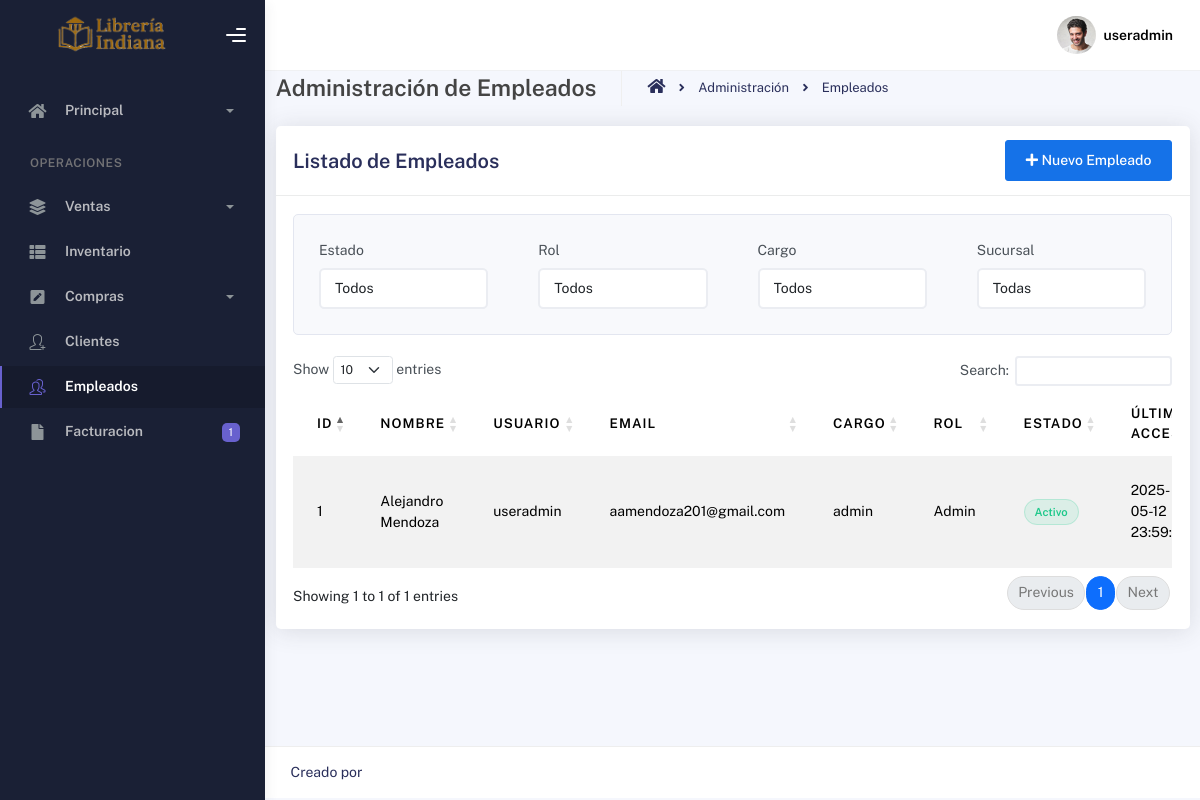
Page /admin/employees (signed in) on the committed database.
### tables this page shows
CREATE TABLE usuarios (
        id INTEGER PRIMARY KEY AUTOINCREMENT,
        user TEXT NOT NULL,
        email TEXT NOT NULL UNIQUE,
        contrasena TEXT NOT NULL
    , role TEXT NOT NULL DEFAULT 'empleado', reset_token TEXT, reset_token_expiry DATETIME, is_active BOOLEAN NOT NULL DEFAULT 1, last_login DATETIME, failed_login_attempts INTEGER DEFAULT 0, account_locked BOOLEAN DEFAULT 0, locked_until DATETIME, IDEmpleado INTEGER);

CREATE TABLE Empleado (
    IDEmpleado INTEGER PRIMARY KEY AUTOINCREMENT,
    NombreCompleto TEXT,
    IDCargo INTEGER,
    FOREIGN KEY (IDCargo) REFERENCES Cargo(IDCargo)
);

CREATE TABLE Cargo (
    IDCargo INTEGER PRIMARY KEY AUTOINCREMENT,
    Nombre TEXT NOT NULL,
    PagoMensual DECIMAL
);

### app/blueprints/admin/routes.py (the view)
@admin_bp.route('/employees')
@role_required(['admin', 'gerente'])
def employees():
    try:
        conn = get_db_connection()
        conn.row_factory = sqlite3.Row
        cursor = conn.cursor()
        cursor.execute("""
            SELECT e.IDEmpleado, e.NombreCompleto, c.Nombre as cargo_nombre, e.IDCargo,
                   u.id as user_id, u.user, u.email, u.role, u.is_active, u.account_locked,
                   u.last_login, s.Nombre as sucursal_nombre, s.IDSucursal
            FROM Empleado e
            LEFT JOIN usuarios u ON e.IDEmpleado = u.IDEmpleado
            LEFT JOIN Cargo c ON e.IDCargo = c.IDCargo
            LEFT JOIN Sucursal s ON 1=1  -- Aquí deberías tener una relación entre empleado y sucursal
            ORDER BY e.NombreCompleto
        """)
        employees = cursor.fetchall()
        cursor.execute("SELECT IDCargo, Nombre FROM Cargo ORDER BY Nombre")
        cargos = cursor.fetchall()
        cursor.execute("SELECT IDSucursal, Nombre FROM Sucursal ORDER BY Nombre")
        sucursales = cursor.fetchall()
        return render_template('admin/employees.html',
                               employees=employees,
                               cargos=cargos,
                               sucursales=sucursales,
                               current_year=datetime.now().year)
    except Exception as e:
        flash(f"Error al cargar la página: {str(e)}", "danger")
        return redirect(url_for('dashboard.index'))
    finally:
        if conn:
            conn.close()

### app/utils/__init__.py (called while the page is built)
def role_required(roles):
    def decorator(f):
        @wraps(f)
        def decorated_function(*args, **kwargs):
            if session.get("user_id") is None:
                flash("Debes iniciar sesión para acceder a esta página.", "danger")
                return redirect(url_for('auth.login'))
            user_role = session.get("role")
            if user_role not in roles and 'admin' not in roles:
                abort(403)  # Forbidden
            return f(*args, **kwargs)
        return decorated_function
    return decorator

### app/utils/db.py (called while the page is built)
def get_db_connection():
    conn = sqlite3.connect(current_app.config['DATABASE_PATH'])
    conn.row_factory = sqlite3.Row
    return conn

### app/blueprints/admin/templates/admin/employees.html (shortened to what this page needs)
{% extends "layout.html" %}
{% block style %}
<link rel="stylesheet" href="https://cdn.datatables.net/1.11.5/css/dataTables.bootstrap5.min.css">
<link rel="stylesheet" href="https://cdn.datatables.net/responsive/2.2.9/css/responsive.bootstrap5.min.css">
{% endblock %}
{% block main %}
<div class="container-fluid">
    <div class="page-header">
        <h4 class="page-title">Administración de Empleados</h4>
        <ul class="breadcrumbs">
            <li class="nav-home">
                <a href="{{ url_for('dashboard.index') }}">
                    <i class="fas fa-home"></i>
                </a>
            </li>
            <li class="separator">
                <i class="fas fa-angle-right"></i>
            </li>
            <li class="nav-item">
                <a href="#">Administración</a>
            </li>
            <li class="separator">
                <i class="fas fa-angle-right"></i>
            </li>
            <li class="nav-item">
                <a href="#">Empleados</a>
            </li>
        </ul>
    </div>
    <div class="row">
        <div class="col-md-12">
            <div class="card">
                <div class="card-header">
                    <div class="d-flex justify-content-between align-items-center">
                        <h4 class="card-title">Listado de Empleados</h4>
                        <button class="btn btn-primary " data-bs-toggle="modal" data-bs-target="#addEmployeeModal">
                            <i class="fas fa-plus"></i> Nuevo Empleado
                        </button>
                    </div>
                </div>
                <div class="card-body">
                    <div class="filter-section mb-4">
                        <div class="row">
                            <div class="col-md-3">
                                <div class="form-group">
                                    <label for="filterStatus">Estado</label>
                                    <select class="form-control" id="filterStatus">
                                        <option value="">Todos</option>
                                    </select>
                                </div>
                            </div>
                            <div class="col-md-3">
                                <div class="form-group">
                                    <label for="filterRole">Rol</label>
                                    <select class="form-control" id="filterRole">
                                        <option value="">Todos</option>
                                    </select>
                                </div>
                            </div>
                            <div class="col-md-3">
                                <div class="form-group">
                                    <label for="filterCargo">Cargo</label>
                                    <select class="form-control" id="filterCargo">
                                        <option value="">Todos</option>
                                    </select>
                                </div>
                            </div>
                            <div class="col-md-3">
                                <div class="form-group">
                                    <label for="filterSucursal">Sucursal</label>
                                    <select class="form-control" id="filterSucursal">
                                        <option value="">Todas</option>
                                    </select>
                                </div>
                            </div>
                        </div>
                    </div>
                    <div class="table-responsive">
                        <table id="employeesTable" class="table table-striped table-hover">
                            <thead>
                                <tr>
                                    <th>ID</th>
                                    <th>Nombre</th>
                                    <th>Usuario</th>
                                    <th>Email</th>
                                    <th>Cargo</th>
                                    <th>Rol</th>
                                    <th>Estado</th>
                                    <th>Último Acceso</th>
                                </tr>
                            </thead>
                            <tbody>
                                {% for employee in employees %}
                                <tr>
                                    <td>{{ employee.IDEmpleado }}</td>
                                    <td>{{ employee.NombreCompleto }}</td>
                                    <td>{{ employee.user }}</td>
                                    <td>{{ employee.email }}</td>
                                    <td>{{ employee.cargo_nombre }}</td>
                                    <td>{{ employee.role|capitalize }}</td>
                                    <td>
                                        {% if employee.account_locked %}
                                            <span class="status-badge status-locked">Bloqueado</span>
                                        {% elif employee.is_active %}
                                            <span class="status-badge status-active">Activo</span>
                                        {% else %}
                                            <span class="status-badge status-inactive">Inactivo</span>
                                        {% endif %}
                                    </td>
                                    <td>{{ employee.last_login|default('Nunca', true) }}</td>
                                </tr>
                                {% endfor %}
                            </tbody>
                        </table>
                    </div>
                </div>
            </div>
        </div>
    </div>
</div>
{% endblock %}

### app/templates/layout.html (shortened to what this page needs)
<!DOCTYPE html>
<html lang="en">
  <head>
    <link href="https://cdn.jsdelivr.net/npm/@mdi/font@6.5.95/css/materialdesignicons.min.css" rel="stylesheet">
    <link rel="stylesheet" href="{{ url_for('static', filename='css/bootstrap.min.css') }}" />
    <link rel="stylesheet" href="{{ url_for('static', filename='css/plugins.min.css') }}" />
    <link rel="stylesheet" href="{{ url_for('static', filename='css/kaiadmin.min.css') }}" />
    <link rel="stylesheet" href="{{ url_for('static', filename='css/demo.css') }}" />
    {% block style %} {% endblock %}
  </head>
  <body>
    <div class="wrapper">
      {% set current_path = request.path %}
      <div class="sidebar" data-background-color="dark">
        <div class="sidebar-logo">
          <div class="logo-header" data-background-color="dark">
            <a href="{{ url_for('dashboard.index') }}" class="logo">
              <img
                src="{{ url_for('static', filename='img/logo_libreria.png') }}"
                alt="navbar brand"
                class="navbar-brand"
                height="20"
              />
            </a>
            <div class="nav-toggle">
              <button class="btn btn-toggle toggle-sidebar">
                <i class="gg-menu-right"></i>
              </button>
            </div>
          </div>
        </div>
        <div class="sidebar-wrapper scrollbar scrollbar-inner">
          <div class="sidebar-content">
            <ul class="nav nav-secondary">
              <li class="nav-item {% if current_path == url_for('dashboard.index') %}active{% endif %}">
                <a
                  data-bs-toggle="collapse"
                  href="{{ url_for('dashboard.index') }}"
                  class="collapsed"
                  aria-expanded="false"
                >
                  <i class="fas fa-home"></i>
                  <p>Principal</p>
                  <span class="caret"></span>
                </a>
              </li>
              <li class="nav-section">
                <h4 class="text-section">Operaciones</h4>
              </li>
              <li class="nav-item {% if current_path in [url_for('ventas.catalogo'), url_for('ventas.historial'), url_for('ventas.reporte')] %}active{% endif %}">
                <a data-bs-toggle="collapse" href="#base">
                  <i class="fas fa-layer-group"></i>
                  <p>Ventas</p>
                  <span class="caret"></span>
                </a>
              </li>
              <li class="nav-item {% if current_path == url_for('inventario.mostrar_stock') %}active{% endif %}">
                <a href="{{ url_for('inventario.mostrar_stock') }}">
                  <i class="fas fa-th-list"></i>
                  <p>Inventario</p>
                </a>
              </li>
              <li class="nav-item {% if current_path in [url_for('compras.realizar_compras'), url_for('compras.historial_compras')] %}active{% endif %}">
                <a data-bs-toggle="collapse" href="#forms">
                  <i class="fas fa-pen-square"></i>
                  <p>Compras</p>
                  <span class="caret"></span>
                </a>
              </li>
              <li class="nav-item">
                <a href="#tables">
                  <i class="icon-user-follow"></i>
                  <p>Clientes</p>
                </a>
              </li>
              <li class="nav-item {% if current_path == url_for('admin.employees') %}active{% endif %}">
                <a href="{{ url_for('admin.employees') }}">
                  <i class="icon-people"></i>
                  <p>Empleados</p>
                </a>
              </li>
              <li class="nav-item">
                <a href="#facturacion">
                  <i class="fas fa-file"></i>
                  <p>Facturacion</p>
                  <span class="badge badge-secondary">1</span>
                </a>
              </li>
            </ul>
          </div>
        </div>
      </div>
      <div class="main-panel">
        <div class="main-header">
          <nav
            class="navbar navbar-header navbar-header-transparent navbar-expand-lg border-bottom"
          >
            <div class="container-fluid">
              <ul class="navbar-nav topbar-nav ms-md-auto align-items-center">
                <li class="nav-item topbar-user dropdown hidden-caret">
                  <a
                    class="dropdown-toggle profile-pic"
                    data-bs-toggle="dropdown"
                    href="#"
                    aria-expanded="false"
                  >
                    <div class="avatar-sm">
                      <img
                        src="{{ url_for('static', filename='img/profile.jpg') }}"
                        alt="..."
                        class="avatar-img rounded-circle"
                      />
                    </div>
                    <span class="profile-username">
                      <span class="fw-bold">{{ session.get('username', 'Usuario') }}</span>
                    </span>
                  </a>
                </li>
              </ul>
            </div>
          </nav>
        </div>
        <div class="container">
            {% block main %} {% endblock %}
        </div>
        <footer class="footer">
          <div class="container-fluid d-flex justify-content-between">
            <div>
              Creado por
            </div>
          </div>
        </footer>
      </div>
    </div>
  </body>
</html>

### app/templates/layout.html (style rules this page uses)
.navbar-brand { width: 180px; height: 100%; object-fit: contain; }

### app/blueprints/admin/templates/admin/employees.html (style rules this page uses)
.status-badge { padding: 5px 10px; border-radius: 20px; font-size: 0.8rem; font-weight: 600; }
.status-active { background-color: rgba(28, 200, 138, 0.1); color: #1cc88a; border: 1px solid rgba(28, 200, 138, 0.2); }
.filter-section { background-color: #f8f9fc; padding: 15px; border-radius: 5px; margin-bottom: 20px; border: 1px solid #e3e6f0; }
.card-header { background-color: #f8f9fc; border-bottom: 1px solid #e3e6f0; }
.card { box-shadow: 0 0.15rem 1.75rem 0 rgba(58, 59, 69, 0.15); border: none; border-radius: 0.35rem; }

### rows in the picture
usuarios: get "useradmin", IDEmpleado "1", NombreCompleto "Alejandro Mendoza", user "useradmin", email "aamendoza201@gmail.com", cargo_nombre "admin", role "Admin", account_locked "Activo", last_login "2025-05-12…"
